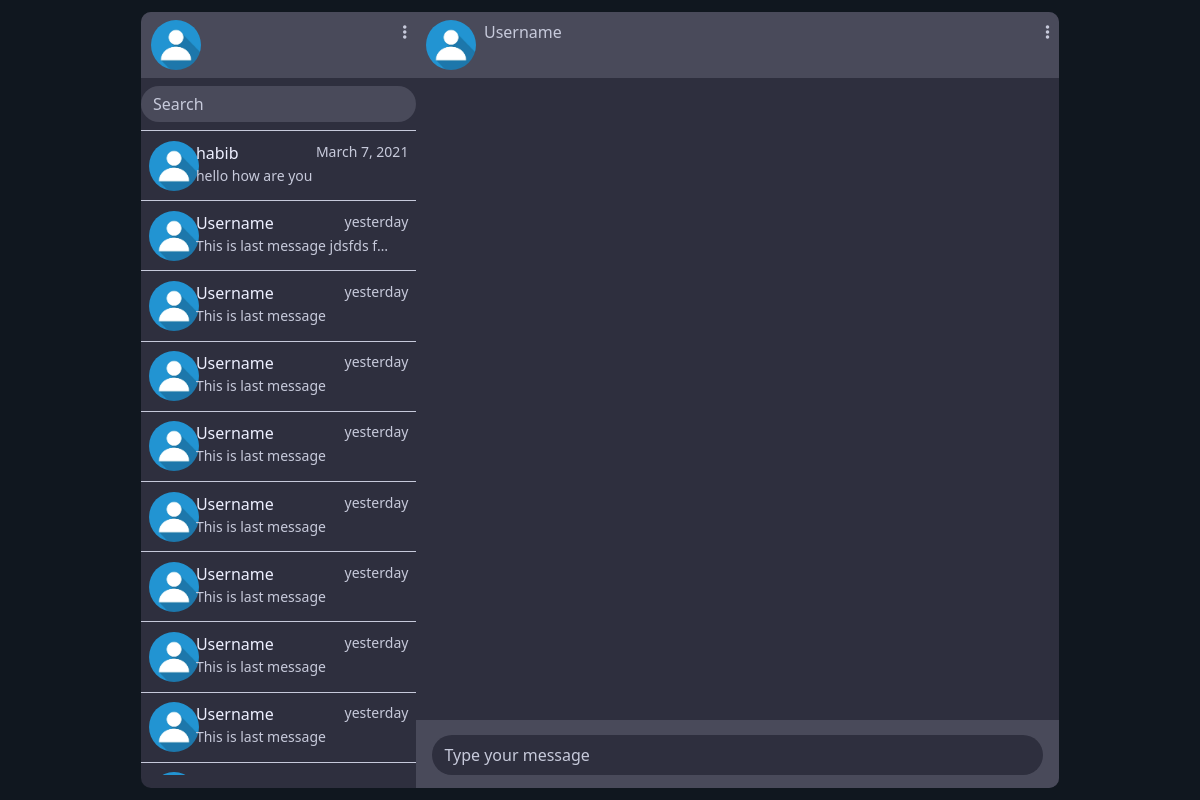
Page /chat/ (signed in) on the committed database.
### chat/models.py (models this page shows)
class Room(models.Model):
    id = models.UUIDField(
        primary_key=True,
        default=uuid.uuid4,
        editable=False
    )
    user = models.ForeignKey(
        settings.AUTH_USER_MODEL,
        related_name='user_room',
        on_delete=models.CASCADE
    )
    friend = models.ForeignKey(
        settings.AUTH_USER_MODEL,
        related_name='friend_room',
        on_delete=models.CASCADE
    )
    timestamp = models.DateTimeField(auto_now=True)

class Message(models.Model):
    sender = models.ForeignKey(
        settings.AUTH_USER_MODEL,
        on_delete=models.CASCADE,
        related_name='sender_message'
    )
    receiver = models.ForeignKey(
        settings.AUTH_USER_MODEL,
        on_delete=models.CASCADE,
        related_name='receiver_message'
    )
    room = models.ForeignKey(
        Room,
        related_name='messages',
        on_delete=models.DO_NOTHING,
    )
    content = models.TextField()
    deleted = models.BooleanField(default=False)
    timestamp = models.DateTimeField(auto_now_add=True)

### accounts/models.py (models this page shows, shortened)
class User(AbstractUser):
    slug = models.SlugField(unique=True)
    gender = models.CharField(max_length=50, null=True, choices=[
        ('Male', 'Male'),
        ('Female', 'Female'),
        ('Other', 'Other')
    ])
    about = models.TextField(null=True, blank=True, verbose_name="About")

### chat/views.py (the view)
# urls.py: path('', views.Contact.as_view(), name='chat_index'),
class Contact(ListView):
    model = Message
    paginate_by = 10
    context_object_name = 'contacts'
    template_name = 'home/chat.html'
    def get_queryset(self):
        print("\n\n main called\n\n")
        query = Room.objects.filter(
            Q(user=self.request.user) | Q(friend=self.request.user)
        ).order_by(
            'timestamp'
        ).prefetch_related(
            Prefetch('messages', queryset=Message.objects.order_by(
                'timestamp'
            ))
        )
        return query

### templates/home/chat.html (shortened to what this page needs)
{% extends 'base/bootstrap_template.html' %}
{% load static %}
{% block css_section %}
    <link rel="stylesheet" href="{% static 'chat/style.css' %}">
{% endblock %}
{% block main_body %}
    <div class="application-wrapper row">
        <div class="application col-lg-9 col-md-7">
            <div class="left-section">
                <div class="menubar">
                    <div class="user-profile-image">
                        <img src="\media\profile\default_profile.jpg" alt="user-profile"
                             class="user-image" id="{{ user.username }}">
                    </div>
                    <div class="other-option">
                        <i class="fas fa-ellipsis-v"></i>
                    </div>
                </div>
                <div class="search-bar">
                    <div class="input-group mb-2">
                        <input type="text" class="form-control" id="searchInput"
                               placeholder="Search" name="q">
                    </div>
                </div>
                <div class="contact-section">
                    {% for contact in contacts %}
                        {% if user.username == contact.friend.username %}
                            <div class="contact" id="conversion-{{ contact.user.username }}">
                        {% else %}
                            <div class="contact" id="conversion-{{ contact.friend.username }}">
                        {% endif %}
                    <div class="user-profile-image">
                        <img src="\media\profile\default_profile.jpg" alt="user-profile">
                    </div>
                    <div class="right-information">
                        <div class="upper-information">
                            <div class="username">
                                {% if user.username == contact.friend.username %}
                                    <p class="contact-username">{{ contact.user.username }}</p>
                                {% else %}
                                    <p class="contact-username">{{ contact.friend.username }}</p>
                                {% endif %}
                            </div>
                            <div class="last-message-time">
                                {% if contact.messages.first.timestamp.date == now.date %}
                                    <p class="last-message-time-p">{{ contact.messages.first.timestamp|time }}</p>
                                {% else %}
                                    <p class="last-message-time-p">{{ contact.messages.first.timestamp|date }}</p>
                                {% endif %}
                            </div>
                        </div>
                        <div class="last-message">
                            {% if user.username == contact.friend.username %}
                                <p id="information-{{ contact.user.username }}"
                                >{{ contact.messages.first.content }}</p>
                            {% else %}
                                <p id="information-{{ contact.friend.username }}"
                                >{{ contact.messages.first.content }}</p>
                            {% endif %}
                        </div>
                    </div>
                    </div>
                    {% endfor %}
                    <div class="contact">
                        <div class="user-profile-image">
                            <img src="\media\profile\default_profile.jpg" alt="user-profile">
                        </div>
                        <div class="right-information">
                            <div class="upper-information">
                                <div class="username">
                                    <p>Username</p>
                                </div>
                                <div class="last-message-time">
                                    <p>yesterday</p>
                                </div>
                            </div>
                            <div class="last-message">
                                <p>This is last message jdsfds fbfoisd f dsoif dsfudspfj d</p>
                            </div>
                        </div>
                    </div>
                    <div class="contact">
                        <div class="user-profile-image">
                            <img src="\media\profile\default_profile.jpg" alt="user-profile">
                        </div>
                        <div class="right-information">
                            <div class="upper-information">
                                <div class="username">
                                    <p>Username</p>
                                </div>
                                <div class="last-message-time">
                                    <p>yesterday</p>
                                </div>
                            </div>
                            <div class="last-message">
                                <p>This is last message</p>
                            </div>
                        </div>
                    </div>
                    <div class="contact">
                        <div class="user-profile-image">
                            <img src="\media\profile\default_profile.jpg" alt="user-profile">
                        </div>
                        <div class="right-information">
                            <div class="upper-information">
                                <div class="username">
                                    <p>Username</p>
                                </div>
                                <div class="last-message-time">
                                    <p>yesterday</p>
                                </div>
                            </div>
                            <div class="last-message">
                                <p>This is last message</p>
                            </div>
                        </div>
                    </div>
                    <div class="contact">
                        <div class="user-profile-image">
                            <img src="\media\profile\default_profile.jpg" alt="user-profile">
                        </div>
                        <div class="right-information">
                            <div class="upper-information">
                                <div class="username">
                                    <p>Username</p>
                                </div>
                                <div class="last-message-time">
                                    <p>yesterday</p>
                                </div>
                            </div>
                            <div class="last-message">
                                <p>This is last message</p>
                            </div>
                        </div>
                    </div>
                    <div class="contact">
                        <div class="user-profile-image">
                            <img src="\media\profile\default_profile.jpg" alt="user-profile">
                        </div>
                        <div class="right-information">
                            <div class="upper-information">
                                <div class="username">
                                    <p>Username</p>
                                </div>
                                <div class="last-message-time">
                                    <p>yesterday</p>
                                </div>
                            </div>
                            <div class="last-message">
                                <p>This is last message</p>
                            </div>
                        </div>
                    </div>
                    <div class="contact">
                        <div class="user-profile-image">
                            <img src="\media\profile\default_profile.jpg" alt="user-profile">
                        </div>
                        <div class="right-information">
                            <div class="upper-information">
                                <div class="username">
                                    <p>Username</p>
                                </div>
                                <div class="last-message-time">
                                    <p>yesterday</p>
                                </div>
                            </div>
                            <div class="last-message">
                                <p>This is last message</p>
                            </div>
                        </div>
                    </div>
                    <div class="contact">
                        <div class="user-profile-image">
                            <img src="\media\profile\default_profile.jpg" alt="user-profile">
                        </div>
                        <div class="right-information">
                            <div class="upper-information">
                                <div class="username">
                                    <p>Username</p>
                                </div>
                                <div class="last-message-time">
                                    <p>yesterday</p>
                                </div>
                            </div>
                            <div class="last-message">
                                <p>This is last message</p>
                            </div>
                        </div>
                    </div>
                    <div class="contact">
                        <div class="user-profile-image">
                            <img src="\media\profile\default_profile.jpg" alt="user-profile">
                        </div>
                        <div class="right-information">
                            <div class="upper-information">
                                <div class="username">
                                    <p>Username</p>
                                </div>
                                <div class="last-message-time">
                                    <p>yesterday</p>
                                </div>
                            </div>
                            <div class="last-message">
                                <p>This is last message</p>
                            </div>
                        </div>
                    </div>
                    <div class="contact">
                        <div class="user-profile-image">
                            <img src="\media\profile\default_profile.jpg" alt="user-profile">
                        </div>
                        <div class="right-information">
                            <div class="upper-information">
                                <div class="username">
                                    <p>Username</p>
                                </div>
                                <div class="last-message-time">
                                    <p>yesterday</p>
                                </div>
                            </div>
                        </div>
                    </div>
                    </div>
                    </div>
                    <div class="right-section">
                        <div class="chatting-section">
                            <div class="chatting-wrapper ">
                                <div class="menubar chat-menubar">
                                    <div class="user-profile-image">
                                        <div class="user-image">
                                            <img src="\media\profile\default_profile.jpg" alt="user-profile">
                                        </div>
                                        <div class="username-status-wrapper">
                                            <div class="username">
                                                <p id="chatMenuBarUsername">Username</p>
                                            </div>
                                        </div>
                                    </div>
                                    <div class="other-option">
                                        <i class="fas fa-ellipsis-v"></i>
                                    </div>
                                </div>
                                <div class="chatting-area-wrapper">
                                    <div class="chatting-area infinite-container" id="chattingArea">
                                    </div>
                                </div>
                                <div class="chatting-bar">
                                    <form id="messageInputForm">
                                        <div class="input-group mb-2 message-input-wrapper">
                                            <input type="text" class="form-control" id="messageInput"
                                                   placeholder="Type your message" name="message">
                                        </div>
                                    </form>
                                </div>
                            </div>
                        </div>
                    </div>
                </div>
            </div>
{% endblock %}

### rows in the picture
Room: user.username "habib", messages.first.timestamp "March 7, 2021", messages.first.content "hello how are you"
